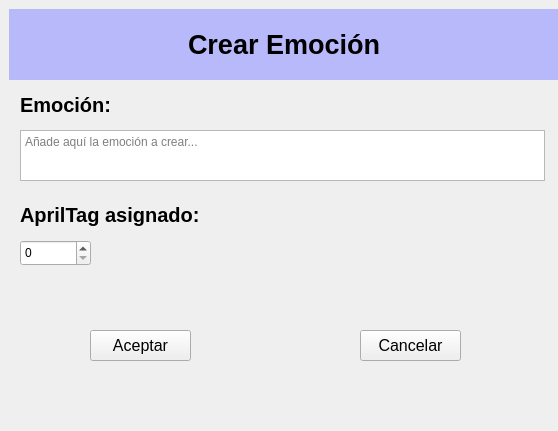
<?xml version="1.0" encoding="UTF-8"?>
<ui version="4.0">
 <class>Form</class>
 <widget class="QWidget" name="Form">
  <property name="geometry">
   <rect>
    <x>0</x>
    <y>0</y>
    <width>558</width>
    <height>431</height>
   </rect>
  </property>
  <property name="windowTitle">
   <string>Form</string>
  </property>
  <widget class="QFrame" name="frame_1">
   <property name="geometry">
    <rect>
     <x>9</x>
     <y>9</y>
     <width>550</width>
     <height>90</height>
    </rect>
   </property>
   <property name="minimumSize">
    <size>
     <width>0</width>
     <height>71</height>
    </size>
   </property>
   <property name="maximumSize">
    <size>
     <width>1000</width>
     <height>1000</height>
    </size>
   </property>
   <property name="styleSheet">
    <string notr="true"/>
   </property>
   <property name="frameShape">
    <enum>QFrame::NoFrame</enum>
   </property>
   <property name="frameShadow">
    <enum>QFrame::Raised</enum>
   </property>
   <widget class="QLabel" name="titulo">
    <property name="geometry">
     <rect>
      <x>0</x>
      <y>0</y>
      <width>550</width>
      <height>71</height>
     </rect>
    </property>
    <property name="sizePolicy">
     <sizepolicy hsizetype="Expanding" vsizetype="Preferred">
      <horstretch>0</horstretch>
      <verstretch>0</verstretch>
     </sizepolicy>
    </property>
    <property name="maximumSize">
     <size>
      <width>550</width>
      <height>800</height>
     </size>
    </property>
    <property name="font">
     <font>
      <family>Ubuntu</family>
      <pointsize>20</pointsize>
      <weight>75</weight>
      <italic>false</italic>
      <bold>true</bold>
     </font>
    </property>
    <property name="styleSheet">
     <string notr="true">background-color: rgba(183, 184, 250, 252)</string>
    </property>
    <property name="frameShape">
     <enum>QFrame::NoFrame</enum>
    </property>
    <property name="frameShadow">
     <enum>QFrame::Plain</enum>
    </property>
    <property name="text">
     <string>Crear Emoción</string>
    </property>
    <property name="alignment">
     <set>Qt::AlignCenter</set>
    </property>
   </widget>
  </widget>
  <widget class="QFrame" name="frame_2">
   <property name="enabled">
    <bool>true</bool>
   </property>
   <property name="geometry">
    <rect>
     <x>10</x>
     <y>90</y>
     <width>550</width>
     <height>350</height>
    </rect>
   </property>
   <property name="sizePolicy">
    <sizepolicy hsizetype="Preferred" vsizetype="Preferred">
     <horstretch>0</horstretch>
     <verstretch>0</verstretch>
    </sizepolicy>
   </property>
   <property name="frameShape">
    <enum>QFrame::NoFrame</enum>
   </property>
   <property name="frameShadow">
    <enum>QFrame::Raised</enum>
   </property>
   <widget class="QLabel" name="tituloHP_2">
    <property name="geometry">
     <rect>
      <x>10</x>
      <y>-10</y>
      <width>300</width>
      <height>50</height>
     </rect>
    </property>
    <property name="minimumSize">
     <size>
      <width>71</width>
      <height>50</height>
     </size>
    </property>
    <property name="font">
     <font>
      <pointsize>15</pointsize>
      <weight>75</weight>
      <bold>true</bold>
     </font>
    </property>
    <property name="styleSheet">
     <string notr="true"/>
    </property>
    <property name="text">
     <string>Emoción:</string>
    </property>
   </widget>
   <widget class="QTextEdit" name="tituloTextEdit_2">
    <property name="geometry">
     <rect>
      <x>10</x>
      <y>40</y>
      <width>525</width>
      <height>51</height>
     </rect>
    </property>
    <property name="placeholderText">
     <string>Añade aquí la emoción a crear...</string>
    </property>
   </widget>
   <widget class="QLabel" name="contenidoHP_2">
    <property name="geometry">
     <rect>
      <x>10</x>
      <y>100</y>
      <width>300</width>
      <height>50</height>
     </rect>
    </property>
    <property name="minimumSize">
     <size>
      <width>71</width>
      <height>50</height>
     </size>
    </property>
    <property name="font">
     <font>
      <pointsize>15</pointsize>
      <weight>75</weight>
      <bold>true</bold>
     </font>
    </property>
    <property name="styleSheet">
     <string notr="true"/>
    </property>
    <property name="text">
     <string>AprilTag asignado:</string>
    </property>
   </widget>
   <widget class="QSpinBox" name="spinBox">
    <property name="geometry">
     <rect>
      <x>10</x>
      <y>150</y>
      <width>71</width>
      <height>26</height>
     </rect>
    </property>
   </widget>
   <widget class="QPushButton" name="aceptar_alta_button_2">
    <property name="geometry">
     <rect>
      <x>80</x>
      <y>240</y>
      <width>101</width>
      <height>31</height>
     </rect>
    </property>
    <property name="font">
     <font>
      <pointsize>12</pointsize>
     </font>
    </property>
    <property name="text">
     <string>Aceptar</string>
    </property>
    <property name="icon">
     <iconset resource="iconos/recursos_formularios.qrc">
      <normaloff>:/iconos/tickverde.png</normaloff>:/iconos/tickverde.png</iconset>
    </property>
    <property name="iconSize">
     <size>
      <width>22</width>
      <height>22</height>
     </size>
    </property>
   </widget>
   <widget class="QPushButton" name="cancelar_alta_button_2">
    <property name="geometry">
     <rect>
      <x>350</x>
      <y>240</y>
      <width>101</width>
      <height>31</height>
     </rect>
    </property>
    <property name="sizePolicy">
     <sizepolicy hsizetype="Minimum" vsizetype="Fixed">
      <horstretch>0</horstretch>
      <verstretch>0</verstretch>
     </sizepolicy>
    </property>
    <property name="font">
     <font>
      <pointsize>12</pointsize>
     </font>
    </property>
    <property name="text">
     <string>Cancelar</string>
    </property>
    <property name="icon">
     <iconset resource="iconos/recursos_formularios.qrc">
      <normaloff>:/iconos/cruzroja.png</normaloff>:/iconos/cruzroja.png</iconset>
    </property>
    <property name="iconSize">
     <size>
      <width>22</width>
      <height>22</height>
     </size>
    </property>
   </widget>
  </widget>
 </widget>
 <resources>
  <include location="iconos/recursos_formularios.qrc"/>
 </resources>
 <connections/>
</ui>
